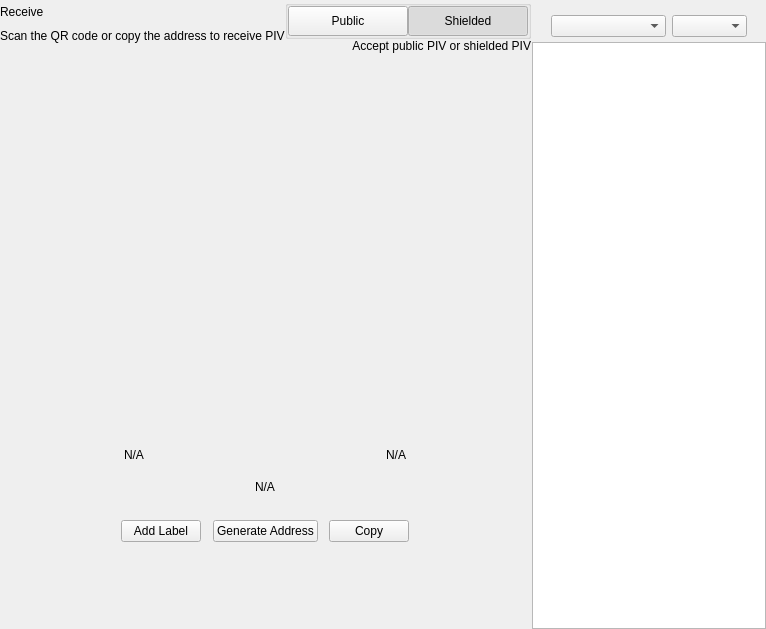
<?xml version="1.0" encoding="UTF-8"?>
<ui version="4.0">
 <class>ReceiveWidget</class>
 <widget class="QWidget" name="ReceiveWidget">
  <property name="geometry">
   <rect>
    <x>0</x>
    <y>0</y>
    <width>629</width>
    <height>629</height>
   </rect>
  </property>
  <property name="minimumSize">
   <size>
    <width>0</width>
    <height>0</height>
   </size>
  </property>
  <property name="windowTitle">
   <string>Form</string>
  </property>
  <layout class="QHBoxLayout" name="horizontalLayout_2" stretch="2,1">
   <property name="spacing">
    <number>0</number>
   </property>
   <property name="leftMargin">
    <number>0</number>
   </property>
   <property name="topMargin">
    <number>0</number>
   </property>
   <property name="rightMargin">
    <number>0</number>
   </property>
   <property name="bottomMargin">
    <number>0</number>
   </property>
   <item>
    <widget class="QWidget" name="left" native="true">
     <layout class="QVBoxLayout" name="verticalLayout_3">
      <property name="leftMargin">
       <number>0</number>
      </property>
      <property name="topMargin">
       <number>0</number>
      </property>
      <property name="rightMargin">
       <number>0</number>
      </property>
      <property name="bottomMargin">
       <number>0</number>
      </property>
      <item>
       <layout class="QVBoxLayout" name="verticalLayout_2">
        <property name="spacing">
         <number>0</number>
        </property>
        <property name="leftMargin">
         <number>0</number>
        </property>
        <item>
         <layout class="QHBoxLayout" name="horizontalLayout_3">
          <property name="spacing">
           <number>0</number>
          </property>
          <item>
           <layout class="QVBoxLayout" name="verticalLayout_4">
            <property name="spacing">
             <number>5</number>
            </property>
            <item>
             <widget class="QLabel" name="labelTitle">
              <property name="text">
               <string>Receive</string>
              </property>
             </widget>
            </item>
            <item alignment="Qt::AlignTop">
             <widget class="QLabel" name="labelSubtitle1">
              <property name="text">
               <string>Scan the QR code or copy the address to receive PIV</string>
              </property>
             </widget>
            </item>
           </layout>
          </item>
          <item>
           <spacer name="horizontalSpacer">
            <property name="orientation">
             <enum>Qt::Horizontal</enum>
            </property>
            <property name="sizeHint" stdset="0">
             <size>
              <width>40</width>
              <height>20</height>
             </size>
            </property>
           </spacer>
          </item>
          <item>
           <widget class="QWidget" name="containerViewPrivacyChecks" native="true">
            <layout class="QVBoxLayout" name="containerPrivacyChecks">
             <property name="spacing">
              <number>0</number>
             </property>
             <property name="leftMargin">
              <number>0</number>
             </property>
             <property name="topMargin">
              <number>0</number>
             </property>
             <property name="rightMargin">
              <number>0</number>
             </property>
             <property name="bottomMargin">
              <number>0</number>
             </property>
             <item alignment="Qt::AlignHCenter|Qt::AlignVCenter">
              <widget class="QGroupBox" name="groupBox">
               <property name="title">
                <string/>
               </property>
               <layout class="QHBoxLayout" name="horizontalLayout_2_1">
                <property name="spacing">
                 <number>0</number>
                </property>
                <property name="leftMargin">
                 <number>0</number>
                </property>
                <property name="topMargin">
                 <number>0</number>
                </property>
                <property name="rightMargin">
                 <number>0</number>
                </property>
                <property name="bottomMargin">
                 <number>0</number>
                </property>
                <item>
                 <widget class="QPushButton" name="pushLeft">
                  <property name="minimumSize">
                   <size>
                    <width>120</width>
                    <height>30</height>
                   </size>
                  </property>
                  <property name="maximumSize">
                   <size>
                    <width>120</width>
                    <height>30</height>
                   </size>
                  </property>
                  <property name="focusPolicy">
                   <enum>Qt::NoFocus</enum>
                  </property>
                  <property name="text">
                   <string>Public</string>
                  </property>
                  <property name="checkable">
                   <bool>true</bool>
                  </property>
                  <property name="autoExclusive">
                   <bool>true</bool>
                  </property>
                 </widget>
                </item>
                <item>
                 <widget class="QPushButton" name="pushRight">
                  <property name="minimumSize">
                   <size>
                    <width>120</width>
                    <height>30</height>
                   </size>
                  </property>
                  <property name="maximumSize">
                   <size>
                    <width>120</width>
                    <height>30</height>
                   </size>
                  </property>
                  <property name="focusPolicy">
                   <enum>Qt::NoFocus</enum>
                  </property>
                  <property name="text">
                   <string>Shielded</string>
                  </property>
                  <property name="checkable">
                   <bool>true</bool>
                  </property>
                  <property name="checked">
                   <bool>true</bool>
                  </property>
                  <property name="autoExclusive">
                   <bool>true</bool>
                  </property>
                 </widget>
                </item>
               </layout>
              </widget>
             </item>
             <item alignment="Qt::AlignTop">
              <widget class="QLabel" name="labelSubtitle2">
               <property name="text">
                <string>Accept public PIV or shielded PIV</string>
               </property>
               <property name="alignment">
                <set>Qt::AlignRight|Qt::AlignTrailing|Qt::AlignVCenter</set>
               </property>
              </widget>
             </item>
            </layout>
           </widget>
          </item>
         </layout>
        </item>
        <item>
         <spacer name="verticalSpacer_2">
          <property name="orientation">
           <enum>Qt::Vertical</enum>
          </property>
          <property name="sizeType">
           <enum>QSizePolicy::Expanding</enum>
          </property>
          <property name="sizeHint" stdset="0">
           <size>
            <width>20</width>
            <height>50</height>
           </size>
          </property>
         </spacer>
        </item>
        <item alignment="Qt::AlignHCenter">
         <widget class="QWidget" name="layoutQR" native="true">
          <property name="maximumSize">
           <size>
            <width>510</width>
            <height>16777215</height>
           </size>
          </property>
          <layout class="QVBoxLayout" name="verticalLayoutQr">
           <item>
            <spacer name="verticalSpacer11">
             <property name="orientation">
              <enum>Qt::Vertical</enum>
             </property>
             <property name="sizeType">
              <enum>QSizePolicy::Fixed</enum>
             </property>
             <property name="sizeHint" stdset="0">
              <size>
               <width>20</width>
               <height>20</height>
              </size>
             </property>
            </spacer>
           </item>
           <item alignment="Qt::AlignHCenter">
            <widget class="QLabel" name="labelQrImg">
             <property name="minimumSize">
              <size>
               <width>260</width>
               <height>260</height>
              </size>
             </property>
             <property name="maximumSize">
              <size>
               <width>260</width>
               <height>260</height>
              </size>
             </property>
             <property name="text">
              <string/>
             </property>
             <property name="alignment">
              <set>Qt::AlignCenter</set>
             </property>
            </widget>
           </item>
           <item>
            <spacer name="verticalSpacer_21">
             <property name="orientation">
              <enum>Qt::Vertical</enum>
             </property>
             <property name="sizeType">
              <enum>QSizePolicy::Fixed</enum>
             </property>
             <property name="sizeHint" stdset="0">
              <size>
               <width>20</width>
               <height>30</height>
              </size>
             </property>
            </spacer>
           </item>
           <item>
            <widget class="QWidget" name="widget" native="true">
             <property name="minimumSize">
              <size>
               <width>0</width>
               <height>0</height>
              </size>
             </property>
             <layout class="QHBoxLayout" name="horizontalLayout_5">
              <item>
               <widget class="QLabel" name="labelLabel">
                <property name="text">
                 <string notr="true">N/A</string>
                </property>
               </widget>
              </item>
              <item>
               <spacer name="horizontalSpacer_2">
                <property name="orientation">
                 <enum>Qt::Horizontal</enum>
                </property>
                <property name="sizeHint" stdset="0">
                 <size>
                  <width>141</width>
                  <height>20</height>
                 </size>
                </property>
               </spacer>
              </item>
              <item>
               <widget class="QLabel" name="labelDate">
                <property name="text">
                 <string notr="true">N/A</string>
                </property>
                <property name="alignment">
                 <set>Qt::AlignRight|Qt::AlignTrailing|Qt::AlignVCenter</set>
                </property>
               </widget>
              </item>
             </layout>
            </widget>
           </item>
           <item>
            <widget class="QLabel" name="labelAddress">
             <property name="sizePolicy">
              <sizepolicy hsizetype="Expanding" vsizetype="Preferred">
               <horstretch>0</horstretch>
               <verstretch>0</verstretch>
              </sizepolicy>
             </property>
             <property name="minimumSize">
              <size>
               <width>300</width>
               <height>0</height>
              </size>
             </property>
             <property name="text">
              <string notr="true">N/A</string>
             </property>
             <property name="alignment">
              <set>Qt::AlignCenter</set>
             </property>
            </widget>
           </item>
           <item>
            <spacer name="verticalSpacer_4">
             <property name="orientation">
              <enum>Qt::Vertical</enum>
             </property>
             <property name="sizeType">
              <enum>QSizePolicy::Fixed</enum>
             </property>
             <property name="sizeHint" stdset="0">
              <size>
               <width>20</width>
               <height>20</height>
              </size>
             </property>
            </spacer>
           </item>
           <item>
            <layout class="QHBoxLayout" name="horizontalLayout_4">
             <item alignment="Qt::AlignHCenter">
              <widget class="QPushButton" name="pushButtonLabel">
               <property name="focusPolicy">
                <enum>Qt::NoFocus</enum>
               </property>
               <property name="text">
                <string>Add Label</string>
               </property>
              </widget>
             </item>
             <item alignment="Qt::AlignHCenter">
              <widget class="QPushButton" name="pushButtonNewAddress">
               <property name="focusPolicy">
                <enum>Qt::NoFocus</enum>
               </property>
               <property name="text">
                <string>Generate Address</string>
               </property>
              </widget>
             </item>
             <item alignment="Qt::AlignHCenter">
              <widget class="QPushButton" name="pushButtonCopy">
               <property name="focusPolicy">
                <enum>Qt::NoFocus</enum>
               </property>
               <property name="text">
                <string>Copy</string>
               </property>
              </widget>
             </item>
            </layout>
           </item>
           <item>
            <spacer name="verticalSpacer_3">
             <property name="orientation">
              <enum>Qt::Vertical</enum>
             </property>
             <property name="sizeType">
              <enum>QSizePolicy::Expanding</enum>
             </property>
             <property name="sizeHint" stdset="0">
              <size>
               <width>20</width>
               <height>20</height>
              </size>
             </property>
            </spacer>
           </item>
          </layout>
         </widget>
        </item>
        <item>
         <spacer name="verticalSpacer">
          <property name="orientation">
           <enum>Qt::Vertical</enum>
          </property>
          <property name="sizeHint" stdset="0">
           <size>
            <width>20</width>
            <height>40</height>
           </size>
          </property>
         </spacer>
        </item>
       </layout>
      </item>
     </layout>
    </widget>
   </item>
   <item>
    <widget class="QWidget" name="right" native="true">
     <layout class="QVBoxLayout" name="verticalLayout_5">
      <property name="spacing">
       <number>0</number>
      </property>
      <property name="leftMargin">
       <number>1</number>
      </property>
      <property name="topMargin">
       <number>0</number>
      </property>
      <property name="rightMargin">
       <number>0</number>
      </property>
      <property name="bottomMargin">
       <number>0</number>
      </property>
      <item>
       <layout class="QVBoxLayout" name="container_right">
        <property name="spacing">
         <number>0</number>
        </property>
        <property name="leftMargin">
         <number>0</number>
        </property>
        <property name="rightMargin">
         <number>0</number>
        </property>
        <item>
         <layout class="QVBoxLayout" name="verticalLayout">
          <property name="spacing">
           <number>6</number>
          </property>
          <property name="leftMargin">
           <number>19</number>
          </property>
          <property name="rightMargin">
           <number>19</number>
          </property>
          <item>
           <widget class="OptionButton" name="btnRequest" native="true"/>
          </item>
          <item>
           <widget class="OptionButton" name="btnMyAddresses" native="true">
            <property name="sizePolicy">
             <sizepolicy hsizetype="Preferred" vsizetype="Minimum">
              <horstretch>0</horstretch>
              <verstretch>0</verstretch>
             </sizepolicy>
            </property>
           </widget>
          </item>
         </layout>
        </item>
        <item>
         <widget class="QWidget" name="sortWidget" native="true">
          <layout class="QHBoxLayout" name="horizontalLayout_6">
           <property name="leftMargin">
            <number>19</number>
           </property>
           <property name="rightMargin">
            <number>19</number>
           </property>
           <property name="bottomMargin">
            <number>5</number>
           </property>
           <item>
            <spacer name="horizontalSpacer_3">
             <property name="orientation">
              <enum>Qt::Horizontal</enum>
             </property>
             <property name="sizeHint" stdset="0">
              <size>
               <width>40</width>
               <height>20</height>
              </size>
             </property>
            </spacer>
           </item>
           <item>
            <widget class="QComboBox" name="comboBoxSort">
             <property name="sizePolicy">
              <sizepolicy hsizetype="Preferred" vsizetype="Fixed">
               <horstretch>0</horstretch>
               <verstretch>0</verstretch>
              </sizepolicy>
             </property>
             <property name="minimumSize">
              <size>
               <width>115</width>
               <height>0</height>
              </size>
             </property>
            </widget>
           </item>
           <item>
            <widget class="QComboBox" name="comboBoxSortOrder">
             <property name="sizePolicy">
              <sizepolicy hsizetype="Preferred" vsizetype="Fixed">
               <horstretch>0</horstretch>
               <verstretch>0</verstretch>
              </sizepolicy>
             </property>
             <property name="minimumSize">
              <size>
               <width>75</width>
               <height>0</height>
              </size>
             </property>
            </widget>
           </item>
          </layout>
         </widget>
        </item>
        <item>
         <widget class="QListView" name="listViewAddress"/>
        </item>
       </layout>
      </item>
     </layout>
    </widget>
   </item>
  </layout>
 </widget>
 <customwidgets>
  <customwidget>
   <class>OptionButton</class>
   <extends>QWidget</extends>
   <header>qt/pivx/optionbutton.h</header>
   <container>1</container>
  </customwidget>
 </customwidgets>
 <resources/>
 <connections/>
</ui>
